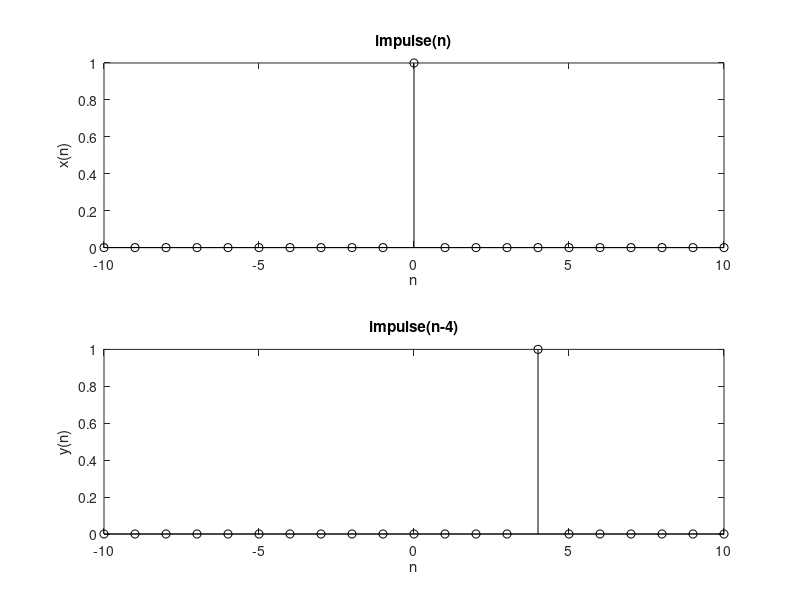

MATLAB code for this plot:
clc;
clear all;
close all;

n=-10:1:10;
x=[zeros(1,10),1,zeros(1,10)];
subplot(2,1,1)
stem(n,x,'k')
xlabel('n')
ylabel('x(n)')
title('impulse(n)')


y=[zeros(1,14),1,zeros(1,6)];
subplot(2,1,2)
stem(n,y,'k')
xlabel('n')
ylabel('y(n)')
title('impulse(n-4)')
